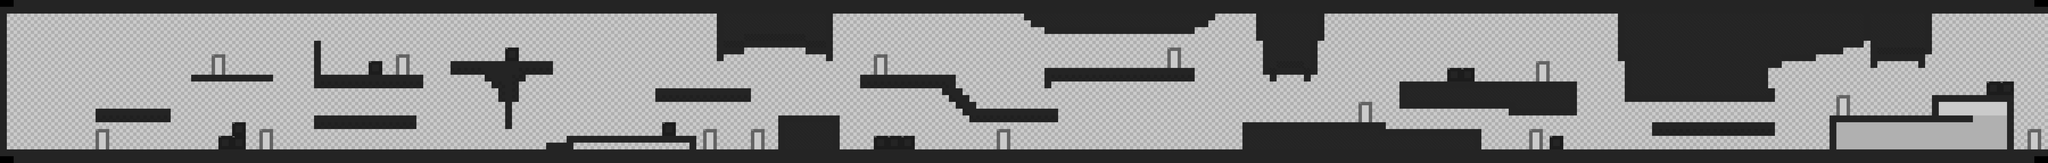

Rendered tile map (Tiled .tmx) drawn with the repository's tilesets; below, a short description and the map source with its tile grids summarised:
An orthogonal 300x24 tile map with 64x64 px tiles, 3 tile layers (Background, Play Layer, Foreground) and 11 objects (4x Trapdoor, 4x Lever, Player1, Player2, Finish).

<map version="1.4" tiledversion="1.4.3" orientation="orthogonal" renderorder="right-down" width="300" height="24" tilewidth="64" tileheight="64" infinite="0" nextlayerid="6" nextobjectid="19">
 <tileset firstgid="1" name="PrototypeSprites" tilewidth="64" tileheight="64" tilecount="104" columns="26">
  <image source="SpriteSheets/PrototypeLightAndDark.png" width="1664" height="256" />
 </tileset>
 <layer id="1" name="Background" width="300" height="24">
  <data>[7200 cells, 7184 non-empty, 13 distinct tile ids]</data>
 </layer>
 <layer id="2" name="Play Layer" width="300" height="24">
  <data>[7200 cells, 1177 non-empty, 7 distinct tile ids]</data>
 </layer>
 <layer id="3" name="Foreground" width="300" height="24">
  <data>[7200 cells, 0 non-empty, 0 distinct tile ids]</data>
 </layer>
 <objectgroup id="4" name="Players">
  <object id="1" name="Player1" type="Player1" x="576" y="1344" width="64" height="64">
   <properties>
    <property name="Time" type="int" value="100" />
   </properties>
  </object>
  <object id="17" name="Player2" type="Player2" x="768" y="1344" width="64" height="64" />
  <object id="18" name="Finish" type="Finish" x="19135.6" y="115.455" width="64" height="1300">
   <properties>
    <property name="ToLevel" type="int" value="3" />
   </properties>
  </object>
 </objectgroup>
 <objectgroup id="5" name="Traps">
  <object id="6" name="Trapdoor1" type="Trapdoor" x="9792" y="832" width="64" height="186">
   <properties>
    <property name="ID" type="int" value="1" />
   </properties>
  </object>
  <object id="3" name="Lever1" type="Lever" x="9536" y="960" width="64" height="64">
   <properties>
    <property name="ID" type="int" value="1" />
   </properties>
  </object>
  <object id="7" name="Trapdoor2" type="Trapdoor" x="4736" y="1216" width="64" height="186">
   <properties>
    <property name="ID" type="int" value="2" />
   </properties>
  </object>
  <object id="8" name="Lever2" type="Lever" x="4288" y="1344" width="64" height="64">
   <properties>
    <property name="ID" type="int" value="2" />
   </properties>
  </object>
  <object id="12" name="Trapdoor3" type="Trapdoor" x="2944" y="128" width="64" height="256">
   <properties>
    <property name="ID" type="int" value="3" />
   </properties>
  </object>
  <object id="13" name="Lever3" type="Lever" x="2304" y="640" width="64" height="64">
   <properties>
    <property name="ID" type="int" value="3" />
   </properties>
  </object>
  <object id="14" name="Trapdoor4" type="Trapdoor" x="13120" y="1024" width="64" height="182">
   <properties>
    <property name="ID" type="int" value="4" />
   </properties>
  </object>
  <object id="15" name="Lever4" type="Lever" x="12380" y="1088" width="64" height="64">
   <properties>
    <property name="ID" type="int" value="4" />
   </properties>
  </object>
 </objectgroup>
</map>